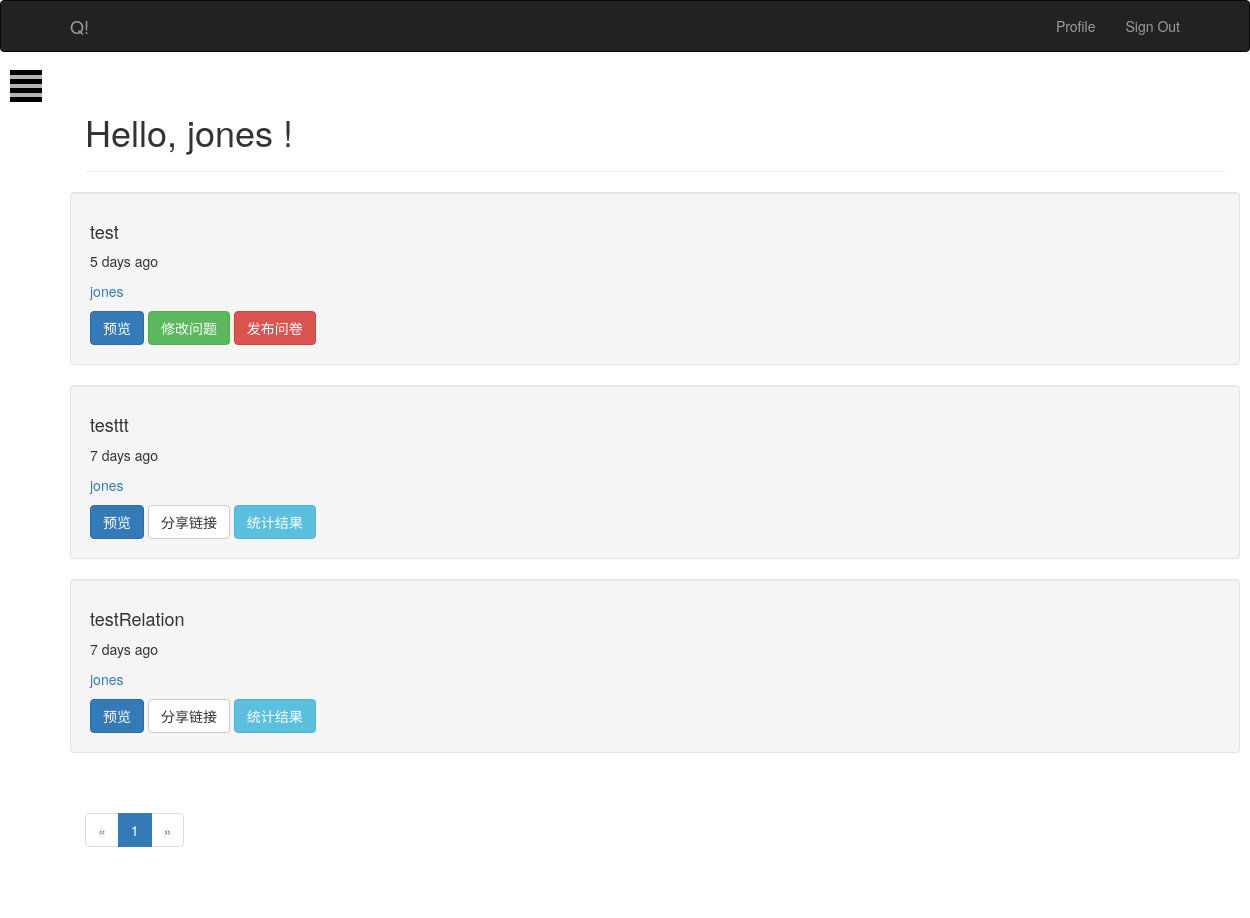
The page / (signed in) on the database its author committed.
### app/models.py (models this page shows, shortened)
class User(UserMixin, db.Model):
    __tablename__ = 'users'
    id = db.Column(db.Integer, primary_key=True)
    email = db.Column(db.String(64), unique=True, index=True)
    username = db.Column(db.String(64), unique=True)
    name = db.Column(db.String(64))
    location = db.Column(db.String(64))
    about_me = db.Column(db.Text())
    member_since = db.Column(db.DateTime(), default=datetime.utcnow)
    last_seen = db.Column(db.DateTime(), default=datetime.utcnow)
    confirmed = db.Column(db.Boolean, default=False)
    password_hash = db.Column(db.String(128))
    role_id = db.Column(db.Integer, db.ForeignKey('roles.id'))
    questionaires = db.relationship('Questionaire', backref="author", lazy="dynamic")
    posts = db.relationship('Post', backref="author", lazy="dynamic")
    @property
    def password(self):
        raise AttributeError('password is not a readable attribute')
    def ping(self):
        self.last_seen = datetime.utcnow()
        db.session.add(self)
    def is_anonymous(self):
        return False

class Questionaire(db.Model):
    __tablename__ = "questionaires"
    id = db.Column(db.Integer, primary_key=True)
    title = db.Column(db.String(20))
    description = db.Column(db.Text())
    timestamp = db.Column(db.DateTime, index=True, default=datetime.utcnow)
    author_id = db.Column(db.Integer, db.ForeignKey('users.id'))
    questions = db.relationship('Question', backref="questionaire", lazy="dynamic")
    releases = db.relationship('QuestionaireRelease', backref="questionaire", lazy="dynamic")

### app/main/views.py (the view)
@main.route('/', methods=['GET', 'POST'])
def index():
    page = request.args.get('page', 1, type=int)
    if current_user.is_anonymous() == False:
        pagination = Questionaire.query.order_by(Questionaire.timestamp.desc()).filter_by(author=current_user._get_current_object()).paginate(
            page, per_page=current_app.config['FLASK_POSTS_PER_PAGE'],
            error_out=False
        )
        questionaires = pagination.items
        return render_template('index.html', current_time=datetime.utcnow(), questionaires=questionaires, pagination=pagination)
    return render_template('anonymous.html')

### app/auth/views.py (called while the page is built)
@auth.before_app_request
def before_request():
    if current_user.is_authenticated:
        current_user.ping()
        if not current_user.confirmed \
            and request.endpoint[:5] != 'auth.':
            return redirect(url_for('auth.unconfirmed'))

### app/main/__init__.py (called while the page is built)
@main.app_context_processor
def inject_permission():
    return dict(Permission=Permission)

### app/models.py (called while the page is built)
@login_manager.user_loader
def load_user(user_id):
    return User.query.get(int(user_id))

### app/templates/index.html (shortened to what this page needs)
{% extends 'base.html' %}
{% import "bootstrap/wtf.html" as wtf %}
{% import "_macros.html" as macros %}
{% block head%}
{{super()}}
{% endblock %}
{% block page_content %}
    <div class="page-header">
        <h1>Hello,
            {% if current_user.is_authenticated %}
                {{ current_user.username }}
            {% else %}
                Stranger
            {% endif %}!
        </h1>
    </div>
{% include '_posts.html' %}
<div class="pagination">
    {{ macros.pagination_widget(pagination, '.index') }}
</div>
{% endblock page_content %}
{% block content %}
{{super()}}
<div id="wrapper">
      <div id="page-content-wrapper">
        <button type="button" class="hamburger is-closed animated fadeInLeft" data-toggle="offcanvas">
          <span class="hamb-top"></span>
          <span class="hamb-middle"></span>
          <span class="hamb-bottom"></span>
        </button>
      </div>
</div>
{% endblock content %}

### app/templates/_posts.html
<div class="row">
    {% for questionaire in questionaires %}
    <div class="card well">
        <div class="card-body">
            <h4 class="card-title">{{ questionaire.title }}</h4>
            <p class="card-text">{{ moment(questionaire.timestamp).fromNow() }}</p>
            <p class="card-text"><a href="{{ url_for('.user', username=questionaire.author.username) }}">{{ questionaire.author.username }}</a></p>
        </div>
        <div class="questionaire-body">
            <div class="questionaire-footer">
                <a href="{{url_for('main.questionaire', id=questionaire.id)}}">
                    <span class="btn btn-primary">预览</span>
                </a>
                {% if current_user == questionaire.author %}
                    {% if questionaire.releases[0] %}
                    <span class="btn btn-default" id="questionaire_{{questionaire.id}}.copylink" onclick="copy(this)">分享链接</span>
                    <a href="{{ url_for('main.analyse_questionaire', id=questionaire.id) }}">
                        <span class="btn btn-info">统计结果</span>
                    </a>
                    {% else %}
                    <a href="{{ url_for('main.create_question', id=questionaire.id) }}">
                        <span class="btn btn-success">修改问题</span>
                    </a>
                    <a href="{{ url_for('main.release_questionaire', id=questionaire.id) }}">
                        <span class="btn btn-danger">发布问卷</span>
                    </a>
                    {% endif %}
                {% endif %}
            </div>
        </div>
    </div>
    {% endfor %}
</div>

### app/static/style.css (style rules this page uses)
body { position: relative; overflow-x: hidden; }
body, html { height: 100%; background-color: white; }
#wrapper { -moz-transition: all 0.5s ease; -o-transition: all 0.5s ease; -webkit-transition: all 0.5s ease; padding-left: 0; transition: all 0.5s ease; }
#page-content-wrapper { padding-top: 70px; width: 100%; }
.hamburger { background: black; border: none; display: block; height: 32px; margin-left: 10px; position: fixed; top: 70px; width: 32px; z-index: 999; }
.hamburger.is-closed:before { -webkit-transform: translate3d(0, 0, 0); -webkit-transition: all 0.35s ease-in-out; color: #ffffff; content: ''; display: block; font-size: 14px; line-height: 32px; opacity: 0; text-align: center; width: 100px; }
.hamburger.is-closed .hamb-top { -webkit-transition: all 0.35s ease-in-out; background-color: rgba(255, 255, 255, 0.7); top: 5px; }
.hamburger.is-closed .hamb-middle { background-color: rgba(255, 255, 255, 0.7); margin-top: -2px; top: 50%; }
.hamburger.is-closed .hamb-bottom { -webkit-transition: all 0.35s ease-in-out; background-color: rgba(255, 255, 255, 0.7); bottom: 5px; }
.hamburger.is-closed .hamb-top, .hamburger.is-closed .hamb-middle, .hamburger.is-closed .hamb-bottom, .hamburger.is-open .hamb-top, .hamburger.is-open .hamb-middle, .hamburger.is-open .hamb-bottom { height: 4px; left: 0; position: absolute; width: 100%; }

### rows shown on the page
User: username "jones"
Questionaire: title "test", timestamp "5 days ago", author.username "jones"
Questionaire: title "testtt", timestamp "7 days ago", author.username "jones"
Questionaire: title "testRelation", timestamp "7 days ago", author.username "jones"

### other values the page prints
{{ p }} "1"
